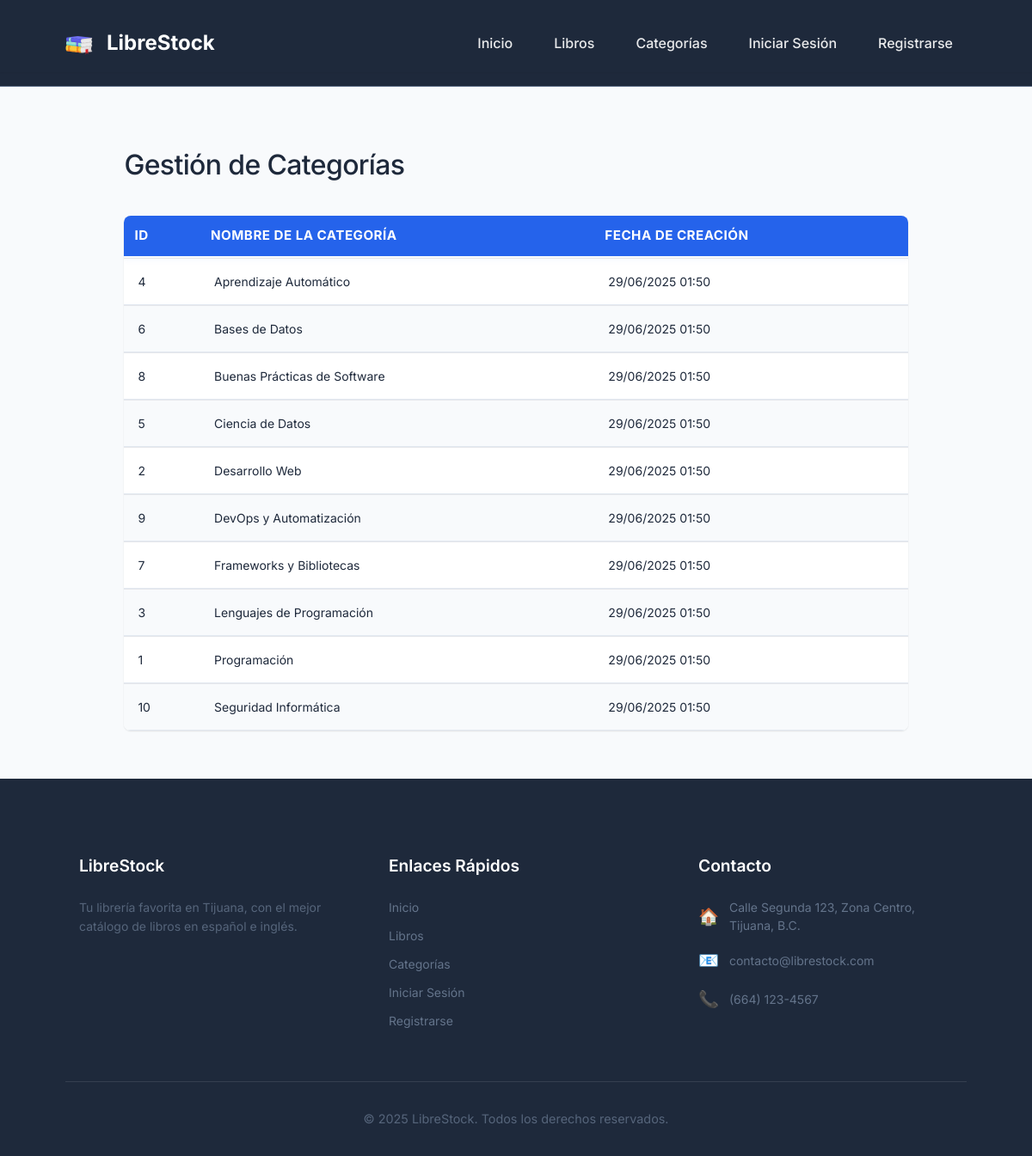
/categories.php, run on the app's committed database.
### tables this page shows
CREATE TABLE IF NOT EXISTS `categories` (
  `id` INT AUTO_INCREMENT PRIMARY KEY,
  `name` VARCHAR(100) NOT NULL UNIQUE,
  `created_at` TIMESTAMP DEFAULT CURRENT_TIMESTAMP
);

### public/categories.php (the view, shortened to what this page needs)
<?php
$page_title = "Gestión de Categorías";
require_once '../includes/header.php';
$sql = "SELECT id, name, created_at FROM categories ORDER BY name ASC";
$categories = [];
if ($result = $mysqli->query($sql)) {
    if ($result->num_rows > 0) {
        while ($row = $result->fetch_assoc()) {
            $categories[] = $row;
        }
    }
} else {
    echo "<div class='container mt-3'><div class='alert alert-error'>Error al obtener las categorías: " . htmlspecialchars($mysqli->error) . "</div></div>";
}
$is_admin = (isset($_SESSION['loggedin']) && $_SESSION['loggedin'] === true && isset($_SESSION['role']) && $_SESSION['role'] === 'admin');
?>
<div class="container mt-3 categories-page">
    <div class="d-flex justify-content-between align-items-center mb-3">
        <h1><?php echo $page_title; ?></h1>
    </div>
    <?php if (!empty($categories)): ?>
        <div class="table-responsive">
            <table class="table table-hover">
                <thead class="table-header">
                    <tr>
                        <th>ID</th>
                        <th>Nombre de la Categoría</th>
                        <th>Fecha de Creación</th>
                    </tr>
                </thead>
                <tbody>
                    <?php foreach ($categories as $category): ?>
                        <tr>
                            <td><?php echo htmlspecialchars($category['id']); ?></td>
                            <td><?php echo htmlspecialchars($category['name']); ?></td>
                            <td><?php echo htmlspecialchars(date("d/m/Y H:i", strtotime($category['created_at']))); ?></td>
                        </tr>
                    <?php endforeach; ?>
                </tbody>
            </table>
        </div>
    <?php else: ?>
        <div class="alert alert-info">No hay categorías para mostrar en este momento. <?php if ($is_admin) { echo 'Puedes <a href="add_category.php">añadir una nueva</a>.'; } ?></div>
    <?php endif; ?>
</div>
<?php require_once '../includes/footer.php'; ?>

### includes/header.php (shortened to what this page needs)
<!DOCTYPE html>
<html lang="es">
<head>
    <link rel="stylesheet" href="<?php echo PROJECT_BASE_URL; ?>css/style.css">
</head>
<body>
    <header>
        <nav class="navbar">
            <div class="container">
                <a class="navbar-brand" href="<?php echo PROJECT_BASE_URL; ?>">
                    <img src="<?php echo PROJECT_BASE_URL; ?>images/logo.png" alt="Logo LibreStock" class="navbar-logo">
                    LibreStock
                </a>
                <ul class="navbar-nav">
                    <li class="nav-item"><a class="nav-link" href="<?php echo PROJECT_BASE_URL; ?>">Inicio</a></li>
                    <li class="nav-item"><a class="nav-link" href="<?php echo PROJECT_BASE_URL; ?>products.php">Libros</a></li>
                    <li class="nav-item"><a class="nav-link" href="<?php echo PROJECT_BASE_URL; ?>categories.php">Categorías</a></li>
                    <?php if (isset($_SESSION['user_id'])):
                        if (isset($_SESSION['role']) && $_SESSION['role'] === 'admin'): ?>
                            <li class="nav-item"><a class="nav-link" href="<?php echo PROJECT_BASE_URL; ?>users.php">Usuarios</a></li>
                        <?php endif; ?>
                        <li class="nav-item"><a class="nav-link" href="<?php echo PROJECT_BASE_URL; ?>logout.php">Cerrar Sesión</a></li>
                    <?php else: ?>
                        <li class="nav-item"><a class="nav-link" href="<?php echo PROJECT_BASE_URL; ?>login.php">Iniciar Sesión</a></li>
                        <li class="nav-item"><a class="nav-link" href="<?php echo PROJECT_BASE_URL; ?>register.php">Registrarse</a></li>
                    <?php endif; ?>
                </ul>
            </div>
        </nav>
    </header>
    <main class="container content-wrapper">

### includes/footer.php (shortened to what this page needs)
    </main>
    <footer class="footer">
        <div class="container">
            <div class="footer-content">
                <div class="footer-section">
                    <h3>LibreStock</h3>
                    <p>Tu librería favorita en Tijuana, con el mejor catálogo de libros en español e inglés.</p>
                </div>
                <div class="footer-section">
                    <h3>Enlaces Rápidos</h3>
                    <ul class="footer-links">
                        <li><a href="index.php">Inicio</a></li>
                        <li><a href="products.php">Libros</a></li>
                        <li><a href="categories.php">Categorías</a></li>
                        <?php if (isset($_SESSION['loggedin']) && $_SESSION['loggedin'] === true): ?>
                            <li><a href="logout.php">Cerrar Sesión</a></li>
                        <?php else: ?>
                            <li><a href="login.php">Iniciar Sesión</a></li>
                            <li><a href="register.php">Registrarse</a></li>
                        <?php endif; ?>
                    </ul>
                </div>
                <div class="footer-section">
                    <h3>Contacto</h3>
                    <ul class="footer-contact">
                        <li><span class="contact-icon">&#127968;</span> Calle Segunda 123, Zona Centro, Tijuana, B.C.</li>
                        <li><span class="contact-icon">&#128231;</span> contacto@librestock.com</li>
                        <li><span class="contact-icon">&#128222;</span> (664) 123-4567</li>
                    </ul>
                </div>
            </div>
            <div class="footer-bottom">
                <p>&copy; <?php echo date("Y"); ?> LibreStock. Todos los derechos reservados.</p>
            </div>
        </div>
    </footer>
</body>
</html>

### data on the page
categories: id "4", name "Aprendizaje Automático", created_at "29/06/2025 01:50"
categories: id "6", name "Bases de Datos", created_at "29/06/2025 01:50"
categories: id "8", name "Buenas Prácticas de Software", created_at "29/06/2025 01:50"
categories: id "5", name "Ciencia de Datos", created_at "29/06/2025 01:50"
categories: id "2", name "Desarrollo Web", created_at "29/06/2025 01:50"
categories: id "9", name "DevOps y Automatización", created_at "29/06/2025 01:50"
categories: id "7", name "Frameworks y Bibliotecas", created_at "29/06/2025 01:50"
categories: id "3", name "Lenguajes de Programación", created_at "29/06/2025 01:50"
categories: id "1", name "Programación", created_at "29/06/2025 01:50"
categories: id "10", name "Seguridad Informática", created_at "29/06/2025 01:50"

### other printed values
$page_title "Gestión de Categorías"
